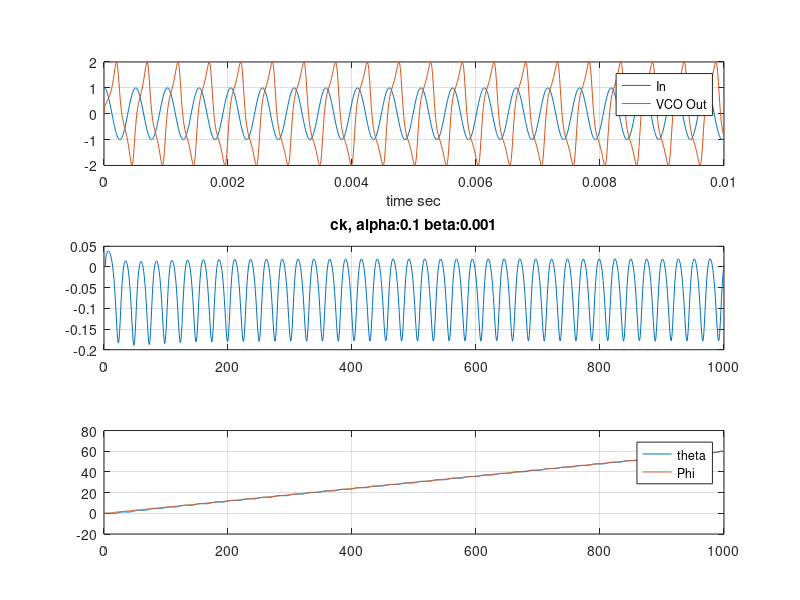

Write MATLAB code to recreate this figure.
% 20230323 Lab.6 PLL
% Practice 1 :
% page 21
% 1.Implement the second-order filter shown on Page 15
% 
% Practice 2 :
% page 21
% 1.Implement a digital second-order PLL.
% 2.Assume that there is only a constant unknown phase.
% 3.Assume that there is an additional frequency offset.
% 4.Estimate the frequency offset.
% 5.Observe the PLL behavior with different patameter settings.
%%
%%
close all; clear all; clc;
%%
% Parameter
fs = 1e5;
N = 1e3;
f1 = 1e3;
Ts = 1/fs;
t = 0: Ts :(N-1)*Ts;
theta = linspace(0 , 60 , N);%0.05: 0.05 :50;
y = cos(2*pi*f1*t + theta);
alpha = 0.1;       % alph
beta =  0.001;       % beta

% init
VCO = zeros(1,N);
Phi = zeros(1,N);
sk = zeros(1,N);
error = zeros(1,N);

for n=2:N
    now_t = n*Ts;
    
    % phase detector
    ek(n) = y(n)*VCO(n-1);
    
    % loop filter
    gk = alpha*ek(n);
    sk(n) = sk(n-1) + beta*ek(n);
    ck = gk + sk(n);
    error(n) = ck;
    
    % VCO
    Phi(n) = Phi(n-1) - error(n);
    VCO(n) = 2*sin(2*pi*f1*now_t+Phi(n));
end

figure(1);
subplot(3,1,1);
plot(t,y,t,VCO); grid on; legend('In','VCO Out'); xlabel('time sec'); 
% plot(t,VCO); grid on; title('VCO Out'); xlabel('time sec'); 

txt = ['ck, alpha:',num2str(alpha),' beta:',num2str(beta)];
subplot(3,1,2);plot(error); grid on; title(txt);

subplot(3,1,3); plot(Phi); grid on; hold on;
plot(theta); legend('theta','Phi');

